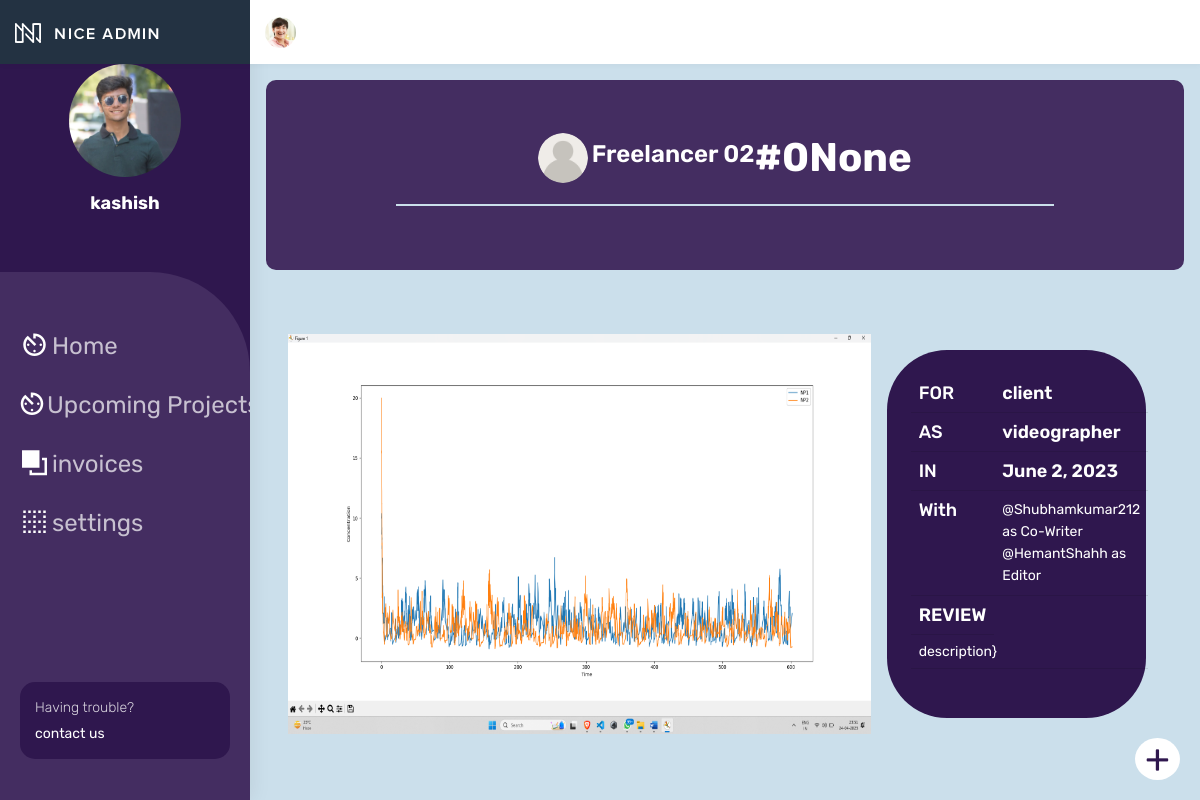
Screenshot of /client/profile/5 (signed in) with the database file from the repository.
### account/models.py (models this page shows, shortened)
class Account(AbstractBaseUser):
    email = models.EmailField(verbose_name="email", max_length=100, unique=True)
    viewpass = models.CharField(max_length=30, null=True, blank=True)
    name = models.CharField(max_length=100)
    phone = models.CharField(max_length=10, null=True, blank=True)
    username = models.CharField(max_length=100, unique=True)
    about = models.TextField(default="about")
    image = models.ImageField(upload_to= 'account/', null=True, blank=True, default='account/default.png')
    is_superuser = models.BooleanField(default=False)
    is_freelancer = models.BooleanField(default=False)
    is_client = models.BooleanField(default=False)
    is_admin = models.BooleanField(default=False)
    is_active = models.BooleanField(default=True)
    is_staff = models.BooleanField(default=False)
    USERNAME_FIELD = 'email'
    REQUIRED_FIELDS = ['name', ]
    objects = MyAccountManager()

class Freelancer(models.Model):
    freelancer = models.OneToOneField(Account, on_delete=models.CASCADE, primary_key=True, )
    email = models.EmailField(verbose_name="email", max_length=100)
    username = models.CharField(max_length=100, unique=True)
    earning=models.IntegerField(default=0)
    expertise=models.CharField(max_length=50, default="videographer")
    rank=models.IntegerField(null=True,blank=True)
    is_blocked = models.BooleanField(default=False)
    is_active = models.BooleanField(default=True)

class Portfolio(models.Model):
    freelancer = models.ForeignKey(Freelancer, on_delete=models.CASCADE, related_name='previous_portfolio')
    image = models.ImageField(upload_to='portfolio/', null=True, blank=True)
    link = models.CharField(max_length=100, default="link")
    forclient= models.CharField(max_length=150, default="client")
    role = models.CharField(max_length=50, default="videographer")
    partnership = models.JSONField(default=[],null=True,blank=True)
    review = models.TextField(default="description")
    likes = models.IntegerField(default=0)
    date = models.DateField()
    is_image = models.BooleanField(default=True)

### client/views.py (the view)
# urls.py: path('profile/<int:id>',views.profile,name='profile'),
def profile(request,id):
    if request.user.is_authenticated:
        freelancer = Freelancer.objects.get(pk=id)
        portfolio = Portfolio.objects.filter(freelancer=freelancer)
        return render(request, "client/crew_profile.html",{ 'freelancer': freelancer, 'portfolio': portfolio })
    else:
        return redirect("../login")

### client/templates/client/crew_profile.html (shortened to what this page needs)
{% extends 'client/base.html' %} {%load static%}  {% block body%}
<div class="p-3">
    <div
        style="
            background-color: #442d61;
            color: #ffffff;
            border-radius: 10px;
            flex-direction: column;
        "
        class="d-flex align-items-center justify-content-center p-5">
        <div
            class="d-flex align-items-center justify-content-around"
            style="justify-content: space-between">
            <div>
                <img
                    src="../../media/{{freelancer.freelancer.image}}"
                    style="height: 50px; border-radius: 50%" />
                <b style="font-weight: 600; font-size: 24px">
                    {{freelancer.freelancer.name}}
                </b>
            </div>
            <b style="font-weight: 700; font-size: 40px">
                #0{{freelancer.rank}}</b
            >
        </div>
        <hr style="width: 80%; color: #cbdfeb; opacity: 1; height: 2px" />
    </div>
</div>
{%for i in portfolio%}
<div class="row h-100 mb-3 p-5">
    <div class="col-lg-8 p-0" style="height: 50vh">
        {% if i.is_image %}
        <img
            src="../../media/{{i.image}}"
            alt="..."
            class="img-fluid"
            style="width: 100%; height: 100%" />
        {% endif %}
    </div>
    <div class="col-lg-4 p-3">
        <div
            class="p-4"
            style="
                background: #2f174e;
                border-radius: 60px;
                height: 100%;
                color: #fff;
            ">
            <table
                class="table"
                style="
                    color: #fff;
                    font-weight: 600;
                    font-size: 18px;
                    line-height: 22px;
                ">
                <tbody>
                    <tr>
                        <th scope="row">FOR</th>
                        <td>{{i.forclient}}</td>
                    </tr>
                    <tr>
                        <th scope="row">AS</th>
                        <td>{{i.role}}</td>
                    </tr>
                    <tr>
                        <th scope="row">IN</th>
                        <td colspan="2">{{i.date}}</td>
                    </tr>
                    <tr>
                        <th scope="row">With</th>
                        <td
                            colspan="2"
                            style="font-size: 14px; font-weight: 400">
                            @Shubhamkumar212 as Co-Writer<br />
                            @HemantShahh as Editor
                        </td>
                    </tr>
                    <tr>
                        <td>REVIEW</td>
                    </tr>
                    <tr>
                        <td
                            colspan="2"
                            style="
                                font-weight: 400;
                                font-size: 14px;
                                line-height: 17px;
                            ">
                            {{i.review}}}
                        </td>
                    </tr>
                </tbody>
            </table>
        </div>
    </div>
</div>
{%endfor%}
<div
    class="button-container"
    style="position: fixed; bottom: 20px; right: 20px">
    <button id="toggle-button" class="plus-button">
        <span class="plus-icon">+</span>
    </button>
</div>
{%endblock%}

### client/templates/client/base.html (shortened to what this page needs)
<!DOCTYPE html>
{%load static%}
<html dir="ltr" lang="en">
    <head>
        <link
            href="{%static 'account/assets/libs/chartist/dist/chartist.min.css'%}"
            rel="stylesheet" />
        <link
            href="{%static 'account/dist/css/style.min.css'%}"
            rel="stylesheet" />
    </head>
    <body style="background: #cbdfeb">
        <div
            id="main-wrapper"
            data-navbarbg="skin6"
            data-theme="light"
            data-layout="vertical"
            data-sidebartype="full"
            data-boxed-layout="full">
            <header class="topbar" data-navbarbg="skin6">
                <nav class="navbar top-navbar navbar-expand-md navbar-light">
                    <div class="navbar-header" data-logobg="skin5">
                        <div class="navbar-brand">
                            <a href="index.html" class="logo">
                                <b class="logo-icon">
                                    <img
                                        src="../../assets/images/logo-light-icon.png"
                                        alt="homepage"
                                        class="light-logo" />
                                </b>
                                <span class="logo-text">
                                    <img
                                        src="../../assets/images/logo-light-text.png"
                                        class="light-logo"
                                        alt="homepage" />
                                </span>
                            </a>
                        </div>
                    </div>
                    <div
                        class="navbar-collapse collapse"
                        id="navbarSupportedContent"
                        data-navbarbg="skin6">
                        <ul class="navbar-nav float-end">
                            <li class="nav-item dropdown">
                                <a
                                    class="nav-link dropdown-toggle text-muted waves-effect waves-dark pro-pic"
                                    href="#"
                                    id="navbarDropdown"
                                    role="button"
                                    data-bs-toggle="dropdown"
                                    aria-expanded="false">
                                    <img
                                        src="../../assets/images/users/1.jpg"
                                        alt="user"
                                        class="rounded-circle"
                                        width="31" />
                                </a>
                            </li>
                        </ul>
                    </div>
                </nav>
            </header>
            <aside
                class="left-sidebar"
                data-sidebarbg="skin5"
                style="background: #2f174e; position: fixed">
                <div class="scroll-sidebar">
                    <div
                        class="d-flex align-items-center justify-content-center"
                        style="flex-direction: column">
                        <img
                            src="/media/{{user.image}}"
                            class="light-logo"
                            style="
                                border-radius: 50%;
                                width: 45%;
                                height: 45%;
                            " />
                        <h4 class="mt-3" style="color: #fff">
                            <b>{{user.name}}</b>
                        </h4>
                    </div>
                    <div
                        style="
                            background: #442d61;
                            padding-top: 40px;
                            height: 100vh;
                            margin-top: 50px;
                            border-radius: 0px 100px 0px 0px;
                            position: relative;
                        ">
                        <nav class="sidebar-nav">
                            <ul id="sidebarnav">
                                <li class="sidebar-item">
                                    <a
                                        class="sidebar-link waves-effect waves-dark sidebar-link"
                                        href="{% url 'home' %}"
                                        aria-expanded="false"
                                        style="font-size: 24px">
                                        <i
                                            class="mdi mdi-av-timer"
                                            style="font-size: 30px"></i>
                                        <span class="hide-menu">Home</span>
                                    </a>
                                </li>
                                <li class="sidebar-item">
                                    <a
                                        class="sidebar-link waves-effect waves-dark sidebar-link"
                                        href="{% url 'upcoming_projects' %}"
                                        aria-expanded="false"
                                        style="font-size: 24px">
                                        <i
                                            class="mdi mdi-av-timer"
                                            style="font-size: 30px"></i>
                                        <span class="hide-menu"
                                            >Upcoming Projects</span
                                        >
                                    </a>
                                </li>
                                <li class="sidebar-item">
                                    <a
                                        class="sidebar-link waves-effect waves-dark sidebar-link"
                                        href="{% url 'client_invoices' %}"
                                        aria-expanded="false"
                                        style="font-size: 24px">
                                        <i
                                            class="mdi mdi-arrange-bring-forward"
                                            style="font-size: 30px"></i>
                                        <span class="hide-menu">invoices</span>
                                    </a>
                                </li>
                                <li class="sidebar-item">
                                    <a
                                        class="sidebar-link waves-effect waves-dark sidebar-link"
                                        href="{% url 'client_settings' %}"
                                        aria-expanded="false"
                                        style="font-size: 24px">
                                        <i
                                            class="mdi mdi-border-none"
                                            style="font-size: 30px"></i>
                                        <span class="hide-menu">settings</span>
                                    </a>
                                </li>
                            </ul>
                        </nav>
                        <div
                            style="
                                position: absolute;
                                bottom: 293px;
                                width: 100%;
                                padding: 20px;
                            ">
                            <div
                                style="
                                    background: #2f174e;
                                    color: #fff;
                                    width: 100%;
                                    border-radius: 15px;
                                    padding: 15px;
                                ">
                                <p
                                    style="
                                        margin-bottom: 5px;
                                        color: #ffffffd1;
                                        font-weight: 300;
                                    ">
                                    Having trouble?
                                </p>
                                <a href="#" style="color: #fff">contact us</a>
                            </div>
                        </div>
                    </div>
                </div>
            </aside>
            <div class="page-wrapper">{% block body %} {% endblock %}</div>
        </div>
    </body>
</html>

### client/templates/client/crew_profile.html (style rules this page uses)
.button-container { position: relative; display: inline-block; }
.plus-button { background-color: #ffffff; color: #2f174e; border: none; padding: 1px 10px; border-radius: 50%; cursor: pointer; }
.plus-icon, .cross-icon { display: inline-block; font-size: 40px; line-height: 1; }

### rows the page displays
Account: image (picture), name "kashish"
Freelancer: freelancer.image (placeholder picture), freelancer.name "Freelancer 02", rank "None"
Portfolio: image (picture), forclient "client", role "videographer", date "June 2, 2023", review "description"
